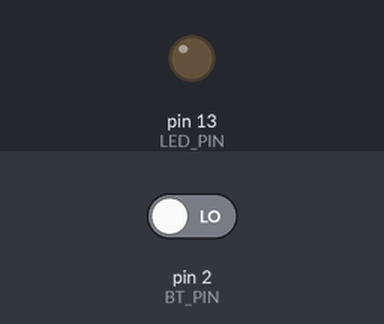
Bench run of a sketch on a simulated Arduino Uno, built with avr-gcc and run on an emulated ATmega328P. Parts: output pins drawn as LEDs (lit = HIGH). The inputs (shaded band) are chosen by the test bench; at power-on: pin 2 (BT_PIN) LOW.

Above: at 1.2 s.
1.3 s: pin 2 (BT_PIN) driven HIGH
At 2.5 s:
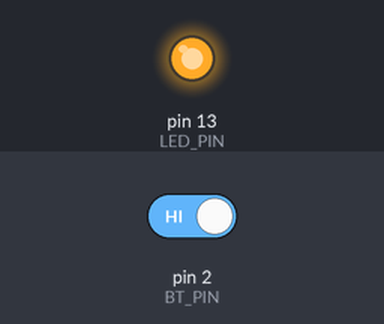
2.8 s: pin 2 (BT_PIN) driven LOW
At 3.7 s:
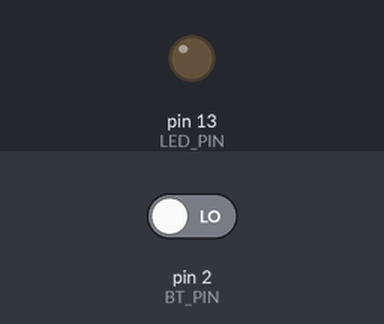
Timing chart, 0 to 5.8 s (numbered marks = the images above; inputs shaded):
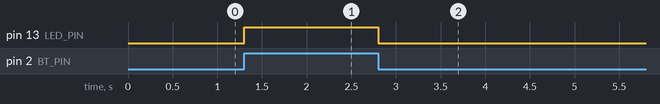

The sketch:

Week2_Simple_Pushbutton_led.ino
```cpp
/**
* Tecnologias de Interface
* Universidade de Coimbra
* MSc in Design and Multimedia
*
* Week 2
* Control led with a pushbutton
*
* @since:   16–02–2024
*/

const int BT_PIN = 2; // pushbutton pin
const int LED_PIN = 13;

int state = 0; // variable for reading the pushbutton status

void setup() {
  // init pins
  pinMode (LED_PIN, OUTPUT);
  pinMode (BT_PIN, INPUT);
}

void loop() {
  // read the state of pushbutton pin
  state = digitalRead(BT_PIN);
  // check if the pushbutton is pressed
  if (state == HIGH) {
    // turn on led
    digitalWrite(LED_PIN, HIGH);
  } else {
    // turn off led
    digitalWrite (LED_PIN, LOW);
  }
}
```

Measured:
- after the input at 1.3 s, pin 13 (LED_PIN): LOW → HIGH at once
- after the input at 2.8 s, pin 13 (LED_PIN): HIGH → LOW at once
